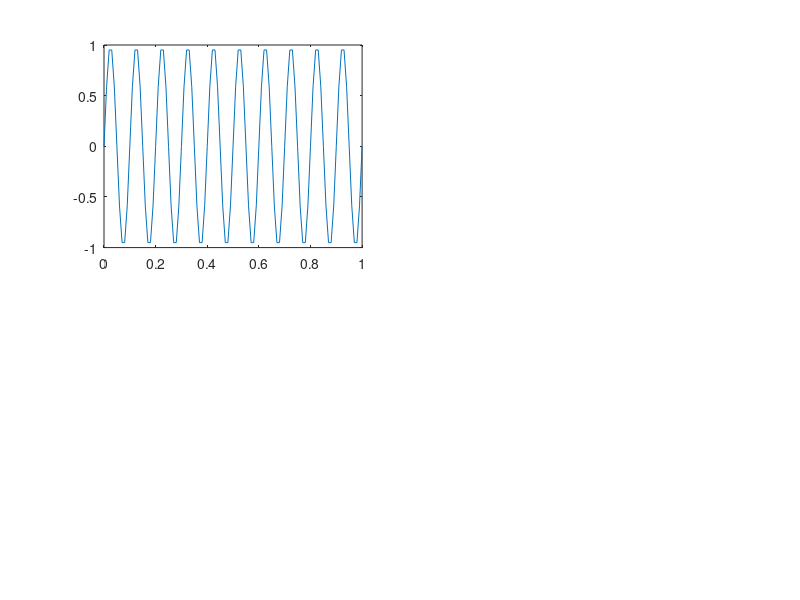

The MATLAB script that drew this image: (Note: this script raises an error after producing the figure.)
clc;
clear all;
close all;

subplot(2,2,1);
t = 0:0.01:1;
f = 10;
y = sin(2*pi*f*t);
plot(t, y);
grid(true);
xlabel("Time");
ylabel("Amplitude");
title("Continuous Signal");

subplot(2,2,2);
fs = 0.5*f; % Undersampled
t1 = 0:1/fs:1;
y1 = sin(2*pi*f*t1);
stem(t1, y1);
hold on;
plot(t1, y1);
grid(true);
xlabel("Time");
ylabel("Amplitude");
title("Under Sampled Signal");

subplot(2,2,3);
fs2 = 2*f; % Nyquist sampled
t3 = 0:1/fs2:1;
y2 = sin(2*pi*f*t3);
stem(t3, y2);
hold on;
plot(t3, y2);
grid(true);
xlabel("Time");
ylabel("Amplitude");
legend("Discrete", "Continuous");
title("Nyquist Sampled Signal");

subplot(2,2,4);
fs3 = 100*f; % Oversampled
t4 = 0:1/fs3:1;
y3 = sin(2*pi*f*t4);
stem(t4, y3);
hold on;
plot(t4, y3);
grid(true);
xlabel("Time");
ylabel("Amplitude");
legend("Discrete", "Continuous");
title("Over Sampled Signal");